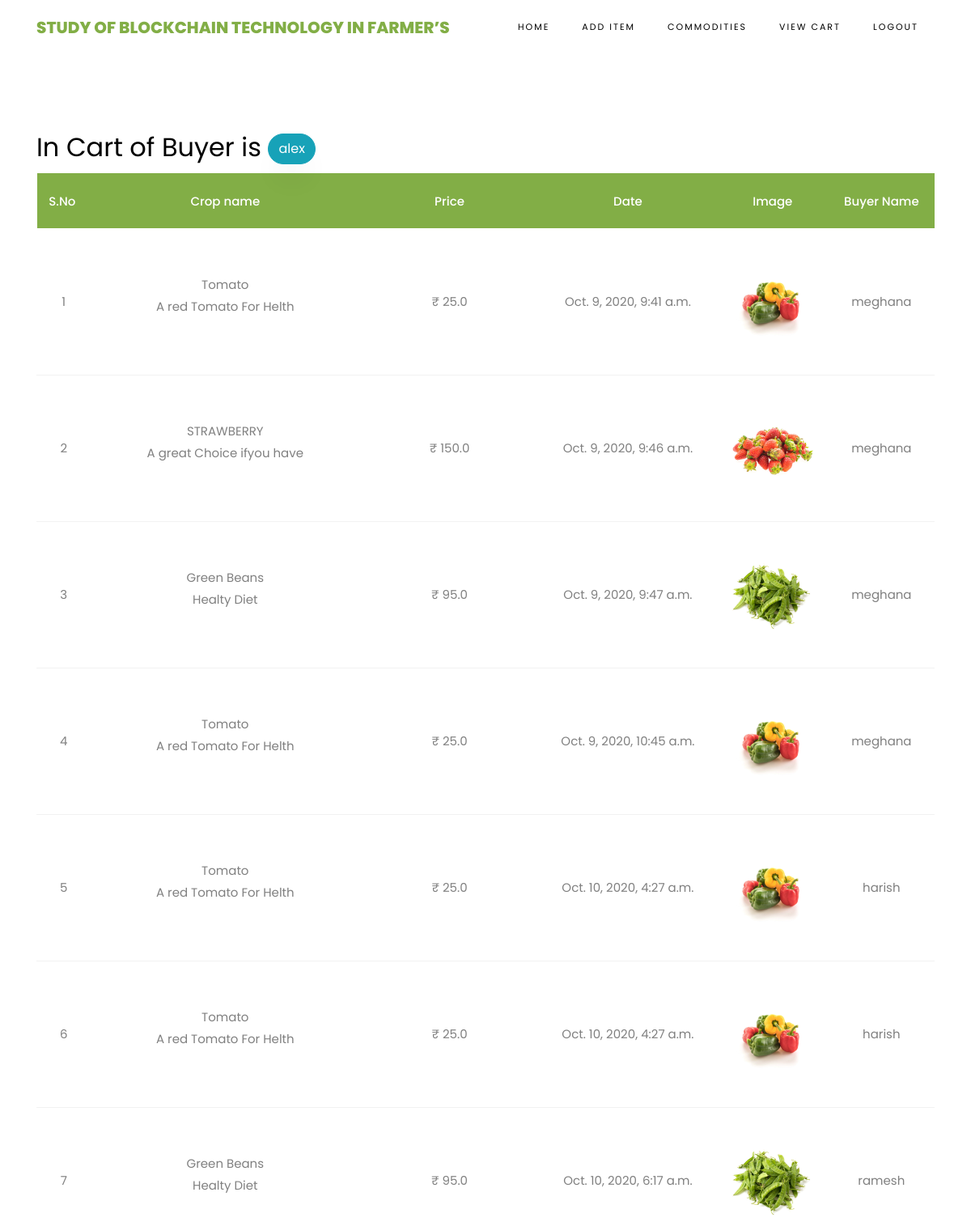
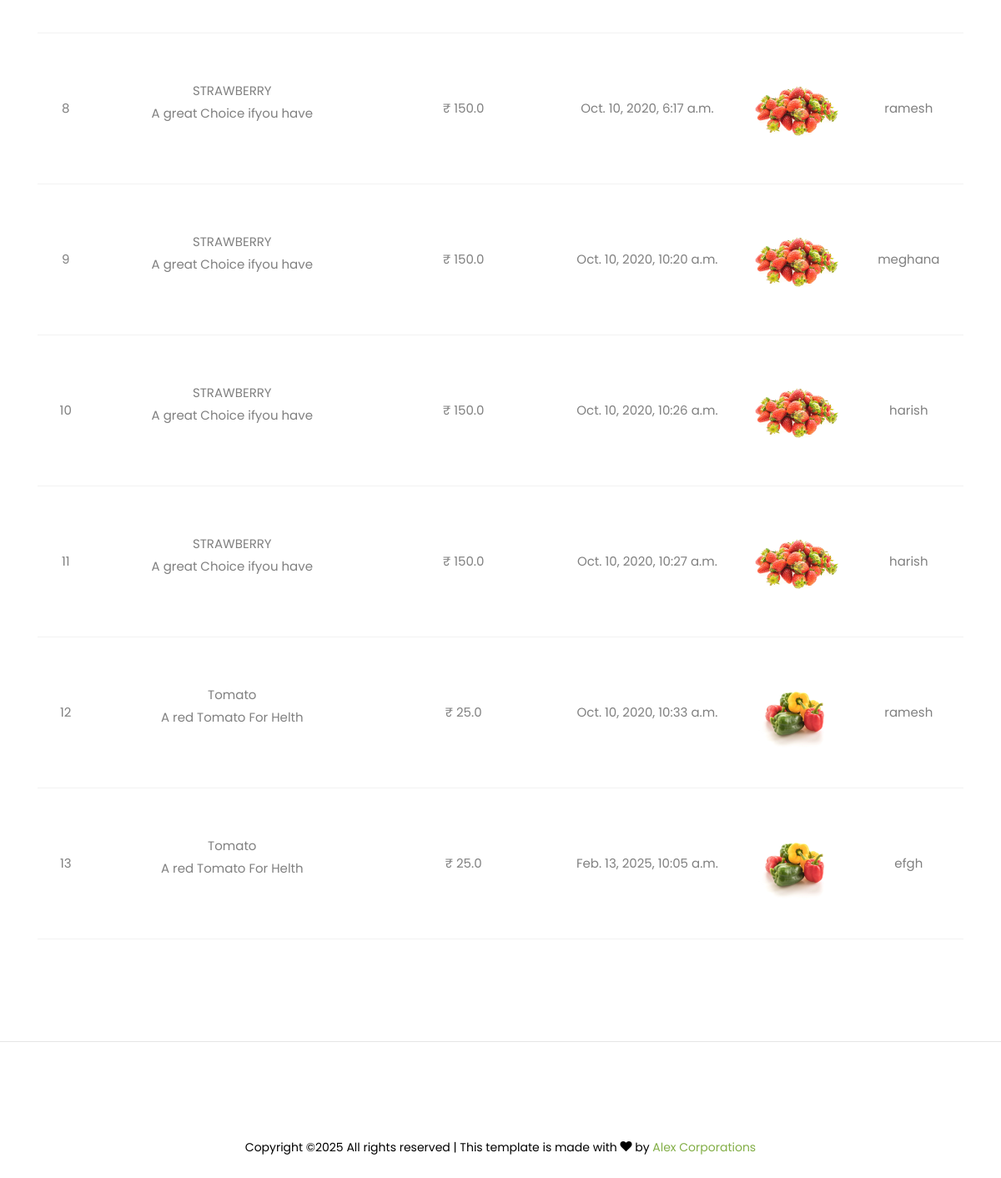
The app's page /SellerViewCarts/ (signed in) with its own data (2 pictures, top to bottom).
### buyers/models.py (models this page shows, shortened)
class BuyerCropCartModels(models.Model):
    buyerusername = models.CharField(max_length=100)
    buyeruseremail = models.CharField(max_length=100)
    sellername = models.CharField(max_length=100)
    cropname = models.CharField(max_length=100)
    description = models.CharField(max_length=100000)
    price = models.FloatField()
    file = models.FileField(upload_to='files/')
    cdate = models.DateTimeField(auto_now_add=True)
    status = models.CharField(max_length=50)
    class Meta:
        db_table = "BuyerCartTable"

### sellers/views.py (the view)
# urls.py: path("SellerViewCarts/", seller.SellerViewCarts, name="SellerViewCarts"),
def SellerViewCarts(request):
    sellername = request.session['loginid']
    data = BuyerCropCartModels.objects.filter(sellername=sellername)
    return render(request,'sellers/SellersViewCart.html',{'data':data})

### assets/templates/sellers/SellersViewCart.html
{%extends 'sellers/sellerbase.html'%}
{%load static%}
{%block contents%}
<section class="ftco-section ftco-cart">
			<div class="container">
				<div class="row">
    			<div class="col-md-12 ftco-animate">
                    <h2>In Cart of Buyer is <span class="btn btn-info"> {{request.session.loginid}}</span></h2>
    				<div class="cart-list">
	    				<table class="table">
						    <thead class="thead-primary">
						      <tr class="text-center">
						        <th>S.No&nbsp;</th>
						        <th>Crop name</th>
						        <th>Price</th>
						        <th>Date</th>
						        <th>Image</th>
                                <th>Buyer Name</th>
						      </tr>
						    </thead>
						    <tbody>
                             {% for i in data %}
                          <tr class="text-center">
                        <td>{{forloop.counter}}</td>
                        <td class="product-name">{{i.cropname}} <p>{{i.description}}</p></td>
                        <td class="quantity">&#x20B9; {{i.price}}</td>
                        <td>{{i.cdate}}</td>
                        <td class="image-prod"><div class="img" style="background-image:url({{i.file}});"></div></td>
                        <td>{{i.buyerusername}}</td>
                    </tr>
                    {% endfor %}
						    </tbody>
						  </table>
					  </div>
    			</div>
    		</div>
			</div>
		</section>
{%endblock%}

### records on screen
BuyerCropCartModels: cropname "Tomato", description "A red Tomato For Helth", price "25.0", cdate "Oct. 9, 2020, 9:41 a.m.", file (picture), buyerusername "meghana"
BuyerCropCartModels: cropname "STRAWBERRY", description "A great Choice ifyou have", price "150.0", cdate "Oct. 9, 2020, 9:46 a.m.", file (picture), buyerusername "meghana"
BuyerCropCartModels: cropname "Green Beans", description "Healty Diet", price "95.0", cdate "Oct. 9, 2020, 9:47 a.m.", file (picture), buyerusername "meghana"
BuyerCropCartModels: cropname "Tomato", description "A red Tomato For Helth", price "25.0", cdate "Oct. 9, 2020, 10:45 a.m.", file (picture), buyerusername "meghana"
BuyerCropCartModels: cropname "Tomato", description "A red Tomato For Helth", price "25.0", cdate "Oct. 10, 2020, 4:27 a.m.", file (picture), buyerusername "harish"
BuyerCropCartModels: cropname "Tomato", description "A red Tomato For Helth", price "25.0", cdate "Oct. 10, 2020, 4:27 a.m.", file (picture), buyerusername "harish"
BuyerCropCartModels: cropname "Green Beans", description "Healty Diet", price "95.0", cdate "Oct. 10, 2020, 6:17 a.m.", file (picture), buyerusername "ramesh"
BuyerCropCartModels: cropname "STRAWBERRY", description "A great Choice ifyou have", price "150.0", cdate "Oct. 10, 2020, 6:17 a.m.", file (picture), buyerusername "ramesh"
BuyerCropCartModels: cropname "STRAWBERRY", description "A great Choice ifyou have", price "150.0", cdate "Oct. 10, 2020, 10:20 a.m.", file (picture), buyerusername "meghana"
BuyerCropCartModels: cropname "STRAWBERRY", description "A great Choice ifyou have", price "150.0", cdate "Oct. 10, 2020, 10:26 a.m.", file (picture), buyerusername "harish"
BuyerCropCartModels: cropname "STRAWBERRY", description "A great Choice ifyou have", price "150.0", cdate "Oct. 10, 2020, 10:27 a.m.", file (picture), buyerusername "harish"
BuyerCropCartModels: cropname "Tomato", description "A red Tomato For Helth", price "25.0", cdate "Oct. 10, 2020, 10:33 a.m.", file (picture), buyerusername "ramesh"
BuyerCropCartModels: cropname "Tomato", description "A red Tomato For Helth", price "25.0", cdate "Feb. 13, 2025, 10:05 a.m.", file (picture), buyerusername "efgh"

### other values on screen
{{ request.session.loginid }} "alex"
